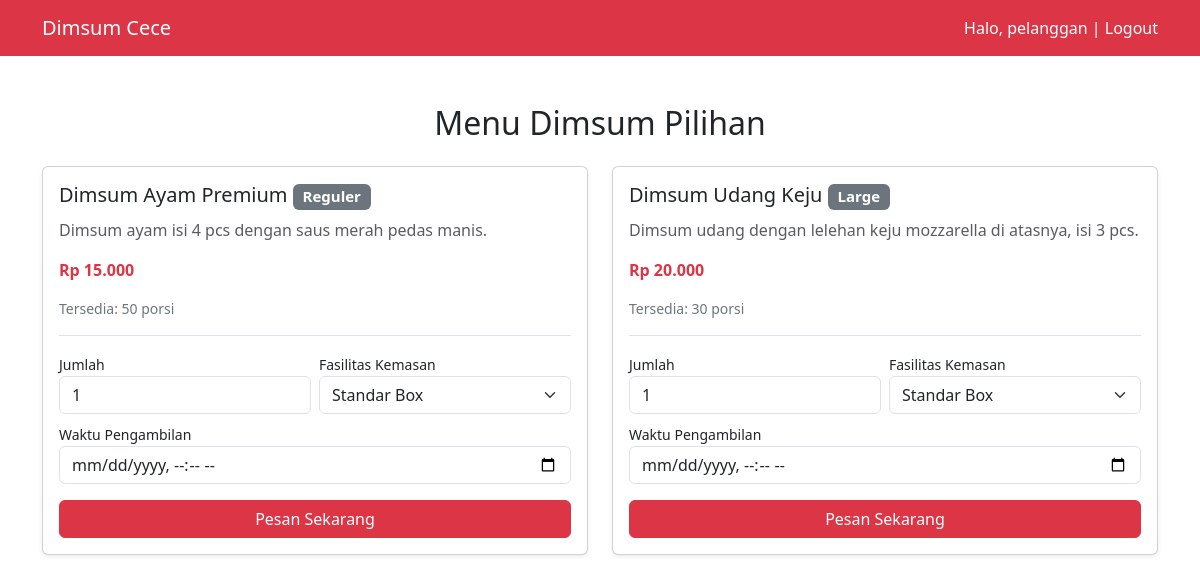
Page /index.php (signed in) on the committed database.
### tables this page shows
CREATE TABLE IF NOT EXISTS produk (
    id INT AUTO_INCREMENT PRIMARY KEY,
    nama_produk VARCHAR(100) NOT NULL,
    deskripsi TEXT,
    harga INT NOT NULL,
    stok INT NOT NULL,
    ukuran VARCHAR(30),
    kategori VARCHAR(50),
    foto VARCHAR(255) DEFAULT 'default.jpg'
);

### index.php (the view, shortened to what this page needs)
<?php
require_once 'koneksi.php';
$stmt = $pdo->query("SELECT * FROM produk WHERE stok > 0");
$products = $stmt->fetchAll();
?>
<!DOCTYPE html>
<html lang="id">
<head>
    <link href="https://cdn.jsdelivr.net/npm/bootstrap@5.3.0/dist/css/bootstrap.min.css" rel="stylesheet">
</head>
<body>
<nav class="navbar navbar-expand-lg navbar-dark bg-danger">
    <div class="container">
        <a class="navbar-brand" href="#">Dimsum Cece</a>
        <span class="navbar-text text-white ms-auto">Halo, <?= htmlspecialchars($_SESSION['username']); ?> | <a href="logout.php" class="text-white text-decoration-none">Logout</a></span>
    </div>
</nav>
<div class="container mt-5">
    <h2 class="mb-4 text-center">Menu Dimsum Pilihan</h2>
    <div class="row">
        <?php foreach ($products as $p): ?>
            <div class="col-md-6 mb-4">
                <div class="card h-100 shadow-sm">
                    <div class="card-body">
                        <h5 class="card-title"><?= htmlspecialchars($p['nama_produk']); ?> <span class="badge bg-secondary"><?= htmlspecialchars($p['ukuran']); ?></span></h5>
                        <p class="text-muted"><?= htmlspecialchars($p['deskripsi']); ?></p>
                        <p class="text-danger fw-bold">Rp <?= number_format($p['harga'], 0, ',', '.'); ?></p>
                        <p class="small text-secondary">Tersedia: <?= $p['stok']; ?> porsi</p>
                        <form action="" method="POST" class="mt-3 border-top pt-3">
                            <div class="row g-2">
                                <div class="col-6">
                                    <label class="small">Jumlah</label>
                                    <input type="number" name="jumlah" class="form-control" min="1" max="<?= $p['stok']; ?>" value="1" required>
                                </div>
                                <div class="col-6">
                                    <label class="small">Fasilitas Kemasan</label>
                                    <select name="fasilitas_tambahan" class="form-select">
                                        <option value="Standar">Standar Box</option>
                                    </select>
                                </div>
                                <div class="col-12 mt-2">
                                    <label class="small">Waktu Pengambilan</label>
                                    <input type="datetime-local" name="waktu_pengambilan" class="form-control" required>
                                </div>
                                <div class="col-12 mt-3">
                                    <button type="submit" name="pesan" class="btn btn-danger w-100">Pesan Sekarang</button>
                                </div>
                            </div>
                        </form>
                    </div>
                </div>
            </div>
        <?php endforeach; ?>
    </div>
</div>
</body>
</html>

### rows in the picture
produk: nama_produk "Dimsum Ayam Premium", ukuran "Reguler", deskripsi "Dimsum ayam isi 4 pcs dengan saus merah pedas manis.", harga "15.000", stok "50"
produk: nama_produk "Dimsum Udang Keju", ukuran "Large", deskripsi "Dimsum udang dengan lelehan keju mozzarella di atasnya, isi 3 pcs.", harga "20.000", stok "30"

### other values in the picture
$_SESSION['username'] "pelanggan"
